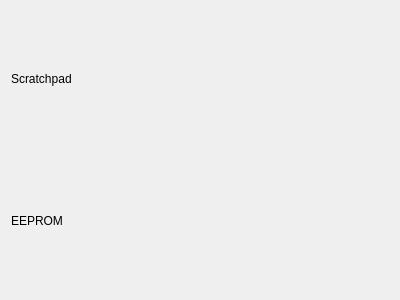
<?xml version="1.0" encoding="UTF-8"?>
<ui version="4.0">
 <class>TemperatureGui</class>
 <widget class="QWidget" name="TemperatureGui">
  <property name="geometry">
   <rect>
    <x>0</x>
    <y>0</y>
    <width>400</width>
    <height>300</height>
   </rect>
  </property>
  <property name="minimumSize">
   <size>
    <width>300</width>
    <height>200</height>
   </size>
  </property>
  <property name="windowTitle">
   <string>Temperature</string>
  </property>
  <layout class="QHBoxLayout" name="horizontalLayout">
   <item>
    <layout class="QVBoxLayout" name="verticalLayout">
     <item>
      <widget class="QLabel" name="label">
       <property name="text">
        <string>Scratchpad</string>
       </property>
      </widget>
     </item>
     <item>
      <layout class="QVBoxLayout" name="vlScratchpad"/>
     </item>
     <item>
      <widget class="QLabel" name="label_2">
       <property name="text">
        <string>EEPROM</string>
       </property>
      </widget>
     </item>
     <item>
      <layout class="QVBoxLayout" name="vlEeprom"/>
     </item>
    </layout>
   </item>
  </layout>
 </widget>
 <resources/>
 <connections/>
</ui>
